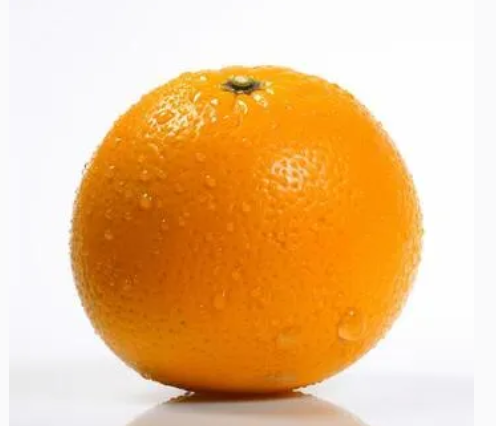
#> input picture TP1/naranja.jpg, 496 x 426 px, found by its file name
$ python 'ejercicio_23_Transformaciones y filtros.py'
#> lines starting #> are read from the running program, lines starting #| are printed output that depends on the picture
"""
23
Comparar interpolaciones
Reducí una foto al 25 % y
volvé a ampliarla al tamaño original con INTER_NEAREST,
INTER_LINEAR, INTER_CUBIC e INTER_AREA.
Calculá el error cuadrático medio de cada versión contra la original
y decidí cuál conviene para reducir y cuál para ampliar.
"""
import cv2
import numpy as np

ALFA = 1.4
RUTA="TP1/naranja.jpg"
BETA = 20

def calcular_mse(original, resultado):
    diferencia = original.astype(np.float32) - resultado.astype(np.float32)
    mse = np.mean(diferencia ** 2)
    return mse #mse mide que pasa con las reducciones+ampliaciones de este ejercicio


def main():
    img = cv2.imread(RUTA)
#> img is the input picture: shape (426, 496, 3); mean B, G, R 143.9, 193.7, 236.5
    alto, ancho = img.shape[:2]
#> alto = 426; ancho = 496

    nuevo_ancho = int(ancho * 0.25)
#> nuevo_ancho = 124
    nuevo_alto = int(alto * 0.25)
#> nuevo_alto = 106

    interpolaciones = {
        "INTER_NEAREST": cv2.INTER_NEAREST,
        "INTER_LINEAR": cv2.INTER_LINEAR,
        "INTER_CUBIC": cv2.INTER_CUBIC,
        "INTER_AREA": cv2.INTER_AREA
    }

    resultados = []

    for nombre, metodo in interpolaciones.items():

        # Reducir al 25 %
        reducida = cv2.resize(
            img,
            (nuevo_ancho, nuevo_alto),
            interpolation=metodo
        )

        # Volver al tamaño original
        ampliada = cv2.resize(
            reducida,
            (ancho, alto),
            interpolation=metodo
        )

        mse = calcular_mse(img, ampliada)

        resultados.append((nombre, mse))

        cv2.imwrite(
            f"interpolacion_{nombre}.png",
            ampliada
        )
#> this loop made 4 passes
#> mse on passes 1 to 4: 112.4, 15.04, 14.21, 25.87
#> pass 1, in main, `reducida = cv2.resize( img, (nuevo_ancho, nuevo_alto), interpolation=m..`:
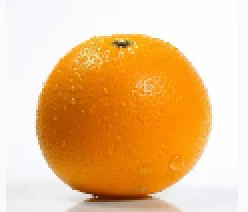
#> reducida: shape (106, 124, 3) (shown 2 times larger); mean B, G, R 144, 193.9, 236.6
#> pass 1, in calcular_mse, `diferencia = original.astype(np.float32) - resultado.astype(np.float32)`:
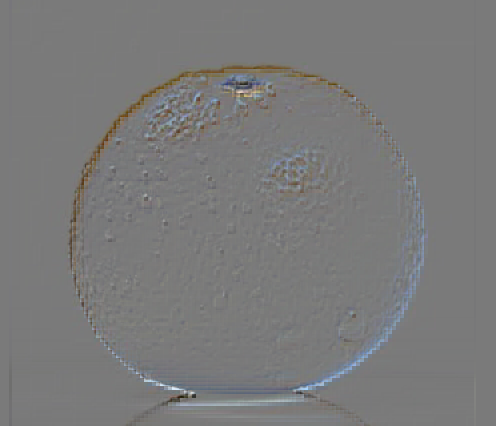
#> diferencia: shape (426, 496, 3) float32; mean B, G, R -0.3, -0.2, -0.1; drawn with min black and max white
#> pass 2, in main, `reducida = cv2.resize( img, (nuevo_ancho, nuevo_alto), interpolation=m..`:
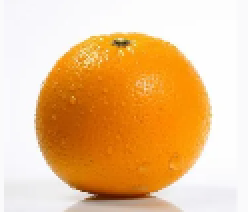
#> reducida: shape (106, 124, 3) (shown 2 times larger); mean B, G, R 143.8, 193.7, 236.4
#> after the loop, resultados = [('INTER_NEAREST', 112.4), ('INTER_LINEAR', 15.04), ('INTER_CUBIC', 14.21), ('INTER_AREA', 25.87)]

    print("Error cuadrático medio:")
    for nombre, mse in resultados:
        print(f"{nombre}: {mse:.2f}")
#> this loop made 4 passes
#| INTER_NEAREST: 112.39
#| INTER_LINEAR: 15.04
#| INTER_CUBIC: 14.21
#| INTER_AREA: 25.87

'''
El error cuadrático medio obtenido fue de 112,39 para INTER_NEAREST,
15,04 para INTER_LINEAR,
14,21 para INTER_CUBIC y
25,87 para INTER_AREA.
Como un MSE menor indica una mayor similitud con la imagen original,
 en este experimento INTER_CUBIC presentó el menor error después de
   realizar ambas operaciones
'''

if __name__ == "__main__":
    main()

$ run again, with TP1/hoja_cuadriculada.png saved as TP1/naranja.jpg
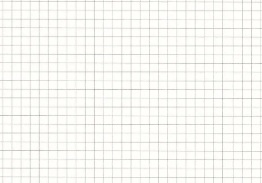
#> input picture TP1/hoja_cuadriculada.png, 262 x 183 px, found by its file name
#> in main, img is the input picture: shape (183, 262, 3); mean B, G, R 242.9, 247.2, 247.4
#> the loop in main, `for nombre, metodo in interpolaciones.items():` made 4 passes
#> mse on passes 1 to 4: 300, 136.7, 162.6, 109.6
#> pass 1, in calcular_mse, `diferencia = original.astype(np.float32) - resultado.astype(np.float32)`:
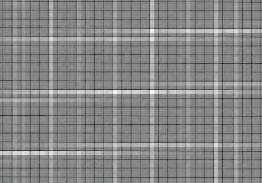
#> diferencia: shape (183, 262, 3) float32; mean B, G, R -0.5, -0.5, -0.5; drawn with min black and max white
#> pass 2, in main, `reducida = cv2.resize( img, (nuevo_ancho, nuevo_alto), interpolation=m..`:
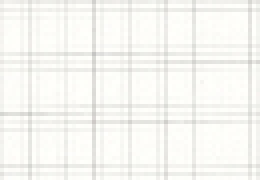
#> reducida: shape (45, 65, 3) (shown 4 times larger); mean B, G, R 242.6, 246.9, 247.1
#> after the loop in main, `for nombre, metodo in interpolaciones.items():`: resultados = [('INTER_NEAREST', 300), ('INTER_LINEAR', 136.7), ('INTER_CUBIC', 162.6), ('INTER_AREA', 109.6)]
#> the loop in main, `for nombre, mse in resultados:` made 4 passes
#> (printed output is left out)
